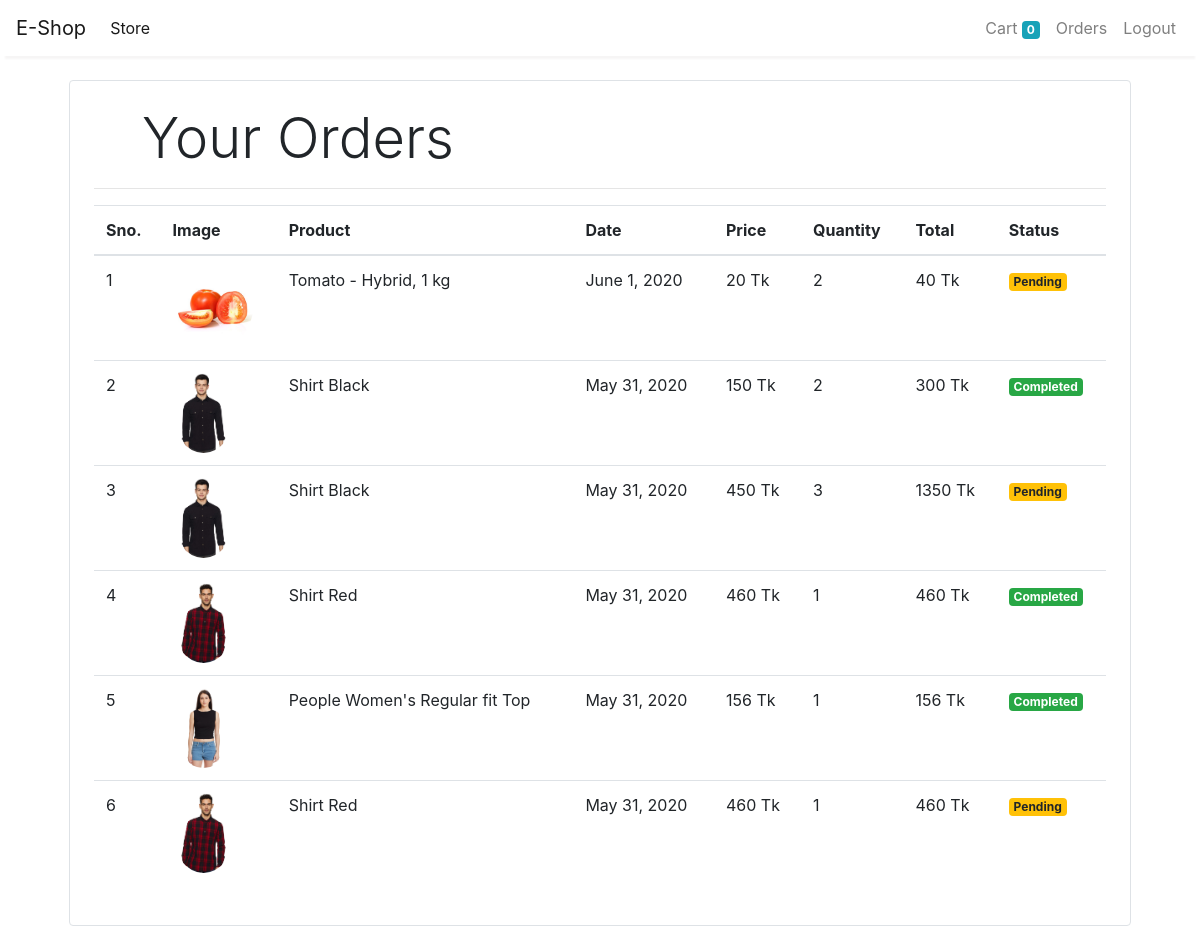
Screenshot of /orders (signed in) with the database file from the repository.
### store/models/orders.py (models this page shows, shortened)
class Order(models.Model):
    product = models.ForeignKey(Product,
                                on_delete=models.CASCADE)
    customer = models.ForeignKey(Customer,
                                 on_delete=models.CASCADE)
    quantity = models.IntegerField(default=1)
    price = models.IntegerField()
    address = models.CharField(max_length=50, default='', blank=True)
    phone = models.CharField(max_length=50, default='', blank=True)
    date = models.DateField(default=datetime.datetime.today)
    status = models.BooleanField(default=False)
    @staticmethod
    def get_orders_by_customer(customer_id):
        return Order.objects.filter(customer=customer_id).order_by('-date')

### store/models/product.py (models this page shows, shortened)
class Product(models.Model):
    name = models.CharField(max_length=50)
    price = models.IntegerField(default=0)
    category = models.ForeignKey(Category, on_delete=models.CASCADE, default=1)
    description = models.CharField(max_length=200, default='' , null=True , blank=True)
    image = models.ImageField(upload_to='uploads/products/')

### store/middlewares/auth.py (the view)
    def middleware(request):
        print(request.session.get('customer'))
        returnUrl = request.META['PATH_INFO']
        print(request.META['PATH_INFO'])
        if not request.session.get('customer'):
           return redirect(f'login?return_url={returnUrl}')
        response = get_response(request)
        return response

### store/templatetags/custom_filter.py (called while the page is built)
@register.filter(name='multiply')
def multiply(number , number1):
    return number * number1

### store/views/orders.py (called while the page is built)
    def get(self , request ):
        customer = request.session.get('customer')
        orders = Order.get_orders_by_customer(customer)
        print(orders)
        return render(request , 'orders.html'  , {'orders' : orders})

### store/templates/orders.html
{% extends 'base.html' %}
{% block content %}
{% load cart %}
{% load custom_filter %}
<div class="container">
   <div class="border rounded p-4 m-4">
        <p class="display-4 pl-4 ml-4">Your Orders</p>
        <hr>
        <table class="table">
            <thead>
                <tr>
                    <th>Sno.</th>
                    <th>Image</th>
                    <th>Product</th>
                    <th>Date</th>
                    <th>Price</th>
                    <th>Quantity</th>
                    <th>Total</th>
                    <th>Status</th>
                </tr>
            </thead>
            <tbody>
                {% for order in orders %}
                <tr>
                    <td>{{forloop.counter}}</td>
                    <td><img style="height: 80px;" class="rounded-circle" src="{{order.product.image.url}}" alt=""></td>
                    <td>{{order.product.name}}</td>
                    <td>{{order.date}}</td>
                    <td>{{order.price}} Tk</td>
                    <td>{{order.quantity}}</td>
                    <td>{{order.quantity|multiply:order.price}} Tk</td>
                    {% if order.status %}
                    <td><small class="badge badge-success">Completed</small></td>
                    {%else%}
                    <td><small class="badge badge-warning">Pending</small></td>
                    {% endif %}
                </tr>
                {% endfor %}
            </tbody>
        </table>
   </div>
</div>
{% endblock %}

### store/templates/base.html (shortened to what this page needs)
<!doctype html>
<html lang="en">
<head>
  <link rel="stylesheet" href="https://maxcdn.bootstrapcdn.com/bootstrap/4.0.0/css/bootstrap.min.css"
>
</head>
<body>
  <nav class="one-edge-shadow
  sticky-top navbar
  navbar-expand-lg
   navbar-light bg-white">
    <a class="navbar-brand" href="/">E-Shop</a>
    <div class="collapse navbar-collapse" id="navbarSupportedContent">
      <ul class="navbar-nav mr-auto">
        <li class="nav-item active">
          <a class="nav-link" href="/store">Store <span class="sr-only">(current)</span></a>
        </li>
      </ul>
      <ul class=" navbar-nav my-2 my-lg-0">
        <li class="nav-item ">
          <a class="nav-link" href="/cart">Cart
            <span class="badge badge-info">{{request.session.cart.keys|length}}</span>
            <span class="sr-only">(current)</span></a>
        </li>
        {% if request.session.customer %}
        <li class="nav-item ">
          <a class="nav-link" href="/orders">Orders<span class="sr-only">(current)</span></a>
        </li>
        <li class="nav-item ">
          <a class="nav-link" href="/logout">Logout<span class="sr-only">(current)</span></a>
        </li>
        {% endif %}
      </ul>
    </div>
  </nav>
    {% block content %}
    {% endblock %}
</body>
</html>

### store/templates/base.html (style rules this page uses)
nav { background-color: white; }
.one-edge-shadow { box-shadow: 0 8px 2px -5px rgb(246, 245, 245); }

### rows the page displays
Order: product.image (picture), product.name "Tomato - Hybrid, 1 kg", date "June 1, 2020", price "20", quantity "2", quantity|multiply "40", status "Pending"
Order: product.image (picture), product.name "Shirt Black", date "May 31, 2020", price "150", quantity "2", quantity|multiply "300", status "Completed"
Order: product.image (picture), product.name "Shirt Black", date "May 31, 2020", price "450", quantity "3", quantity|multiply "1350", status "Pending"
Order: product.image (picture), product.name "Shirt Red", date "May 31, 2020", price "460", quantity "1", quantity|multiply "460", status "Completed"
Order: product.image (picture), product.name "People Women's Regular fit Top", date "May 31, 2020", price "156", quantity "1", quantity|multiply "156", status "Completed"
Order: product.image (picture), product.name "Shirt Red", date "May 31, 2020", price "460", quantity "1", quantity|multiply "460", status "Pending"

### other values shown
{{ request.session.cart.keys|length }} "0"
